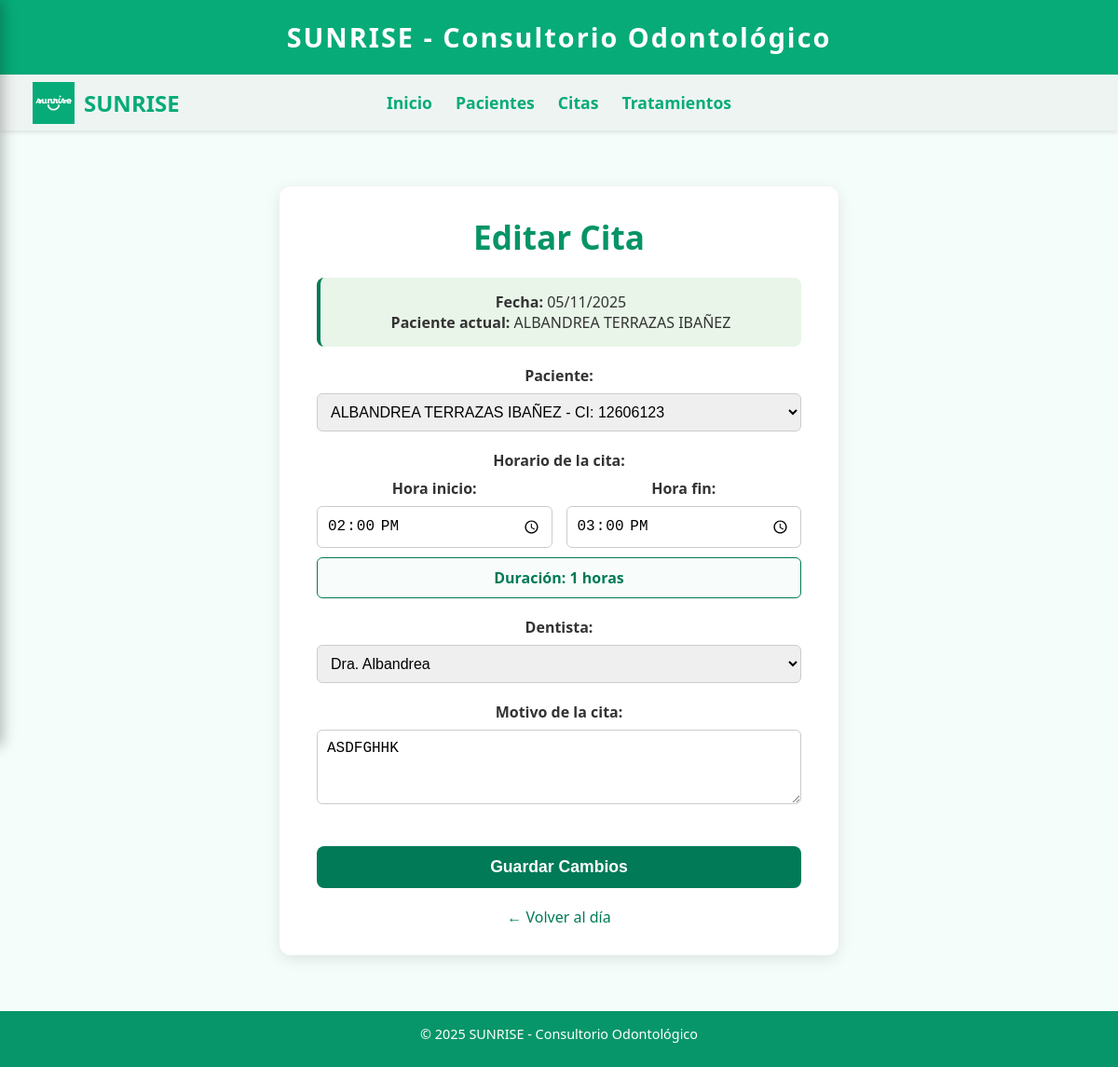
Screenshot of /citas/editar/16/ (signed in) with the database file from the repository.
### SUNRISE/models.py (models this page shows, shortened)
class Cita(models.Model):
    paciente = models.ForeignKey(Paciente, on_delete=models.CASCADE)
    fecha = models.DateField()
    hora_inicio = models.TimeField()
    hora_fin = models.TimeField()
    dentista = models.CharField(max_length=100, default='Dr. Principal')
    motivo = models.TextField(blank=True)
    estado = models.CharField(max_length=20, choices=[
        ('programada', 'Programada'),
        ('completada', 'Completada'),
        ('cancelada', 'Cancelada')
    ], default='programada')

class Paciente(models.Model):
    nombre = models.CharField(max_length=100)
    apellido = models.CharField(max_length=100)
    ci = models.CharField(max_length=20, blank=True, null=True)
    fecha_nacimiento = models.DateField(blank=True, null=True)
    genero = models.CharField(max_length=10, choices=[('masculino', 'Masculino'), ('femenino', 'Femenino')], default='masculino')
    ocupacion = models.CharField(max_length=100, blank=True, null=True)
    telefono = models.CharField(max_length=20, blank=True, null=True)
    fecha_creacion = models.DateTimeField(auto_now_add=True)
    motivo_consulta = models.TextField(blank=True, null=True)
    enfermedad_actual = models.TextField(blank=True, null=True)
    antecedentes_familiares_patologicos = models.TextField(blank=True, null=True)
    anemia = models.CharField(max_length=10, choices=[('si', 'Sí'), ('no', 'No'), ('pendiente', 'Pendiente')], default='pendiente')
    cardiopatias = models.CharField(max_length=10, choices=[('si', 'Sí'), ('no', 'No'), ('pendiente', 'Pendiente')], default='pendiente')
    diabetes = models.CharField(max_length=10, choices=[('si', 'Sí'), ('no', 'No'), ('pendiente', 'Pendiente')], default='pendiente')
    enf_gastricas = models.CharField(max_length=10, choices=[('si', 'Sí'), ('no', 'No'), ('pendiente', 'Pendiente')], default='pendiente')
    epilepsia = models.CharField(max_length=10, choices=[('si', 'Sí'), ('no', 'No'), ('pendiente', 'Pendiente')], default='pendiente')
    hipertencion = models.CharField(max_length=10, choices=[('si', 'Sí'), ('no', 'No'), ('pendiente', 'Pendiente')], default='pendiente')
    vih = models.CharField(max_length=10, choices=[('si', 'Sí'), ('no', 'No'), ('pendiente', 'Pendiente')], default='pendiente')
    observaciones_patologicos = models.TextField(blank=True, null=True)
    tratamiento_medico_actual = models.CharField(max_length=10, choices=[('si', 'Sí'), ('no', 'No'), ('pendiente', 'Pendiente')], default='pendiente')
    tratamiento_medico_desc = models.TextField(blank=True, null=True)
    toma_medicamentos = models.CharField(max_length=10, choices=[('si', 'Sí'), ('no', 'No'), ('pendiente', 'Pendiente')], default='pendiente')
    medicamentos_desc = models.TextField(blank=True, null=True)
    alergias = models.CharField(max_length=10, choices=[('si', 'Sí'), ('no', 'No'), ('pendiente', 'Pendiente')], default='pendiente')
    alergias_desc = models.TextField(blank=True, null=True)
    intervencion_quirurgica = models.CharField(max_length=10, choices=[('si', 'Sí'), ('no', 'No'), ('pendiente', 'Pendiente')], default='pendiente')
    intervencion_quirurgica_desc = models.TextField(blank=True, null=True)
    reaccion_anestecia = models.CharField(max_length=10, choices=[('si', 'Sí'), ('no', 'No'), ('pendiente', 'Pendiente')], default='pendiente')
    reaccion_anestecia_desc = models.TextField(blank=True, null=True)
    hemorragia_exodoncia = models.CharField(max_length=10, choices=[('si', 'Sí'), ('no', 'No'), ('pendiente', 'Pendiente')], default='pendiente')
    hemorragia_exodoncia_desc = models.TextField(blank=True, null=True)
    alteraciones_cicatrizacion = models.CharField(max_length=10, choices=[('si', 'Sí'), ('no', 'No'), ('pendiente', 'Pendiente')], default='pendiente')
    alteraciones_cicatrizacion_desc = models.TextField(blank=True, null=True)
    embarazada = models.CharField(max_length=10, choices=[('si', 'Sí'), ('no', 'No'), ('pendiente', 'Pendiente')], default='pendiente')
    embarazada_desc = models.TextField(blank=True, null=True)
    fuma = models.CharField(max_length=10, choices=[('si', 'Sí'), ('no', 'No'), ('pendiente', 'Pendiente')], default='pendiente')
    bebe = models.CharField(max_length=10, choices=[('si', 'Sí'), ('no', 'No'), ('pendiente', 'Pendiente')], default='pendiente')
    respiracion_bucal = models.CharField(max_length=10, choices=[('si', 'Sí'), ('no', 'No'), ('pendiente', 'Pendiente')], default='pendiente')
    queilofagia = models.CharField(max_length=10, choices=[('si', 'Sí'), ('no', 'No'), ('pendiente', 'Pendiente')], default='pendiente')
    onicofagia = models.CharField(max_length=10, choices=[('si', 'Sí'), ('no', 'No'), ('pendiente', 'Pendiente')], default='pendiente')
    bruxismo = models.CharField(max_length=10, choices=[('si', 'Sí'), ('no', 'No'), ('pendiente', 'Pendiente')], default='pendiente')
    mastica_coca = models.CharField(max_length=10, choices=[('si', 'Sí'), ('no', 'No'), ('pendiente', 'Pendiente')], default='pendiente')
    mastica_chicle = models.CharField(max_length=10, choices=[('si', 'Sí'), ('no', 'No'), ('pendiente', 'Pendiente')], default='pendiente')
    mordisqueo_objetos = models.CharField(max_length=10, choices=[('si', 'Sí'), ('no', 'No'), ('pendiente', 'Pendiente')], default='pendiente')
    uso_biberon = models.CharField(max_length=10, choices=[('si', 'Sí'), ('no', 'No'), ('pendiente', 'Pendiente')], default='pendiente')
    uso_chupon = models.CharField(max_length=10, choices=[('si', 'Sí'), ('no', 'No'), ('pendiente', 'Pendiente')], default='pendiente')
    succion_dedo = models.CharField(max_length=10, choices=[('si', 'Sí'), ('no', 'No'), ('pendiente', 'Pendiente')], default='pendiente')
    higiene_bucal = models.CharField(max_length=10, choices=[('mala', 'Mala'), ('regular', 'Regular'), ('buena', 'Buena'), ('pendiente', 'Pendiente')], default='pendiente')
    frecuencia_cepillado = models.CharField(max_length=100, blank=True, null=True)
    cambio_cepillo = models.CharField(max_length=100, blank=True, null=True)
    suburra = models.CharField(max_length=10, choices=[('si', 'Sí'), ('no', 'No'), ('pendiente', 'Pendiente')], default='pendiente')
    materia_alba = models.CharField(max_length=10, choices=[('si', 'Sí'), ('no', 'No'), ('pendiente', 'Pendiente')], default='pendiente')
    placa_bacteriana = models.CharField(max_length=10, choices=[('si', 'Sí'), ('no', 'No'), ('pendiente', 'Pendiente')], default='pendiente')
    tartaro = models.CharField(max_length=10, choices=[('si', 'Sí'), ('no', 'No'), ('pendiente', 'Pendiente')], default='pendiente')
    halitosis = models.CharField(max_length=10, choices=[('si', 'Sí'), ('no', 'No'), ('pendiente', 'Pendiente')], default='pendiente')
    odontograma_data = models.JSONField(null=True, blank=True, default=dict)

### SUNRISE/views.py (the view, shortened to what this page needs)
# urls.py: path('citas/editar/<int:cita_id>/', views.editar_cita, name='editar_cita'),
@auth_required
def editar_cita(request, cita_id):
    cita = get_object_or_404(Cita, id=cita_id)
    pacientes = Paciente.objects.all()
    context = {
        'cita': cita,
        'pacientes': pacientes,
    }
    return render(request, 'editar_cita.html', context)

### SUNRISE/templates/editar_cita.html (shortened to what this page needs)
{% extends 'base.html' %}
{% block content %}
<div class="form-container">
    <h2>Editar Cita</h2>
    <div class="info-cita">
        <strong>Fecha:</strong> {{ cita.fecha|date:"d/m/Y" }}<br>
        <strong>Paciente actual:</strong> {{ cita.paciente.nombre }} {{ cita.paciente.apellido }}
    </div>
    <form method="post" id="citaForm">
        <div class="campo">
            <label for="paciente">Paciente:</label>
            <select id="paciente" name="paciente" required>
                {% for paciente in pacientes %}
                <option value="{{ paciente.id }}" {% if paciente.id == cita.paciente.id %}selected{% endif %}>
                    {{ paciente.nombre }} {{ paciente.apellido }} - CI: {{ paciente.ci }}
                </option>
                {% endfor %}
            </select>
        </div>
        <div class="campo">
            <label>Horario de la cita:</label>
            <div class="horas-container">
                <div>
                    <label for="hora_inicio">Hora inicio:</label>
                    <input type="time" id="hora_inicio" name="hora_inicio"
                           value="{{ cita.hora_inicio|time:'H:i' }}" min="08:00" max="18:00" required
                           onchange="calcularDuracion()">
                </div>
                <div>
                    <label for="hora_fin">Hora fin:</label>
                    <input type="time" id="hora_fin" name="hora_fin"
                           value="{{ cita.hora_fin|time:'H:i' }}" min="08:00" max="18:00" required
                           onchange="calcularDuracion()">
                </div>
            </div>
            <div id="duracion-info" class="duracion-info">
                Duración: <span id="duracion-text">Calculando...</span>
            </div>
        </div>
        <div class="campo">
            <label for="dentista">Dentista:</label>
            <select id="dentista" name="dentista" required>
                <option value="Dra. Albandrea" {% if cita.dentista == 'Dra. Albandrea' %}selected{% endif %}>Dra. Albandrea</option>
            </select>
        </div>
        <div class="campo">
            <label for="motivo">Motivo de la cita:</label>
            <textarea id="motivo" name="motivo" placeholder="Descripción del motivo de la consulta...">{{ cita.motivo }}</textarea>
        </div>
        <button type="submit">Guardar Cambios</button>
    </form>
    <div class="volver">
        <a href="{% url 'citas_dia' cita.fecha.year cita.fecha.month cita.fecha.day %}">← Volver al día</a>
    </div>
</div>
{% endblock %}

### SUNRISE/templates/base.html (style rules this page uses)
* { margin: 0; padding: 0; box-sizing: border-box; }
body { margin: 0; font-family: 'Segoe UI', Tahoma, Geneva, Verdana, sans-serif; background-color: #f4fdf9; color: #333; transition: margin-left 0.3s ease; padding-top: 140px; padding-bottom: 60px; min-height: 100vh; }
.content h2 { color: #069467; font-size: 2.2rem; margin-bottom: 20px; }

### SUNRISE/templates/editar_cita.html (style rules this page uses)
.form-container { max-width: 600px; margin: 40px auto; background: #fff; padding: 30px 40px; border-radius: 12px; box-shadow: 0px 4px 16px rgba(0,0,0,0.10); }
h2 { color: #007a57; text-align: center; margin-bottom: 25px; }
.campo { margin-bottom: 20px; }
.campo label { display: block; margin-bottom: 8px; font-weight: bold; color: #333; }
.campo input, .campo select, .campo textarea { width: 100%; padding: 10px; border: 1px solid #ccc; border-radius: 6px; font-size: 1rem; box-sizing: border-box; }
.campo textarea { resize: vertical; min-height: 80px; }
.horas-container { display: grid; grid-template-columns: 1fr 1fr; gap: 15px; }
button { background-color: #007a57; color: white; padding: 12px 30px; border: none; border-radius: 8px; font-size: 1.1rem; font-weight: bold; cursor: pointer; width: 100%; margin-top: 20px; }
.volver { text-align: center; margin-top: 20px; }
.volver a { color: #007a57; text-decoration: none; }
.info-cita { background-color: #e8f5e8; padding: 15px; border-radius: 8px; margin-bottom: 20px; border-left: 4px solid #007a57; }
.duracion-info { background: #f8fdfb; padding: 10px; border-radius: 6px; text-align: center; margin-top: 10px; border: 1px solid #007a57; font-weight: bold; color: #007a57; }

### rows the page displays
Cita: fecha "05/11/2025", paciente.nombre "ALBANDREA", paciente.apellido "TERRAZAS IBAÑEZ", paciente "ALBANDREA TERRAZAS IBAÑEZ - CI: 12606123", hora_inicio "14:00", hora_fin "15:00", dentista "Dra. Albandrea", motivo "ASDFGHHK"
